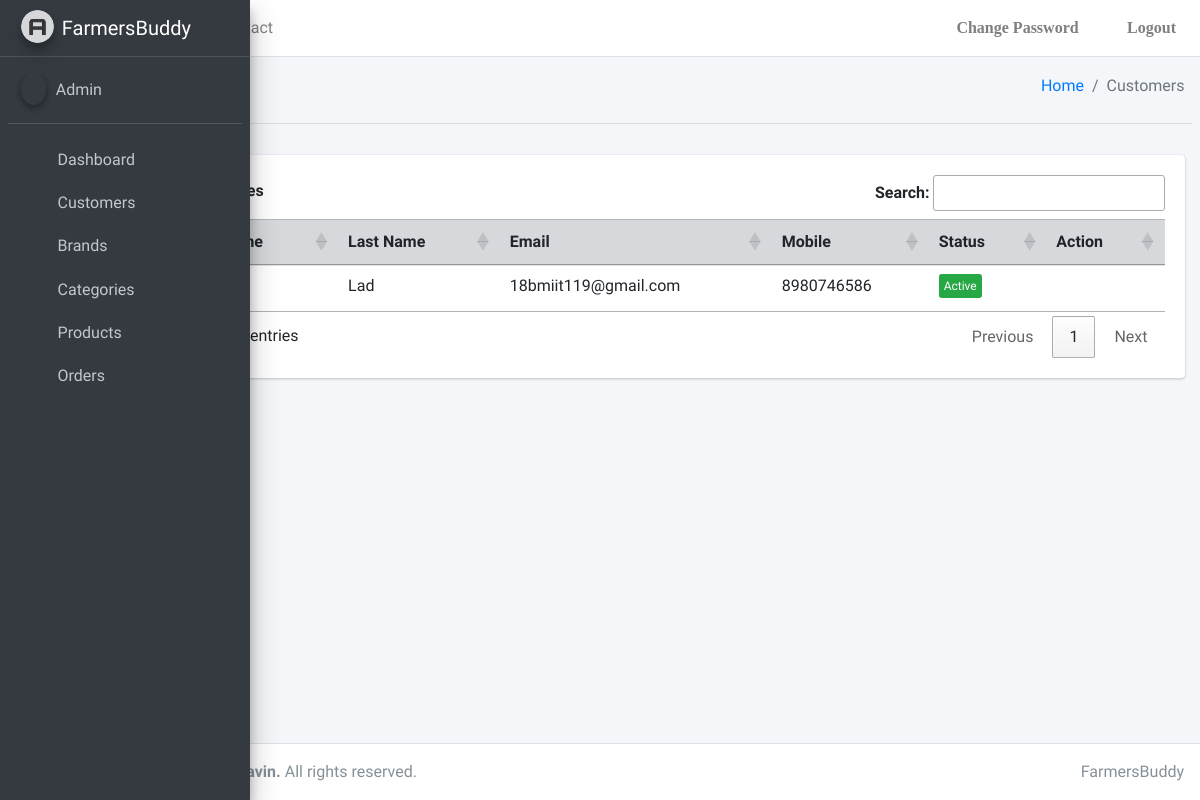
/FarmersBuddy/admin/customers, run on an earlier commit of the app's database.
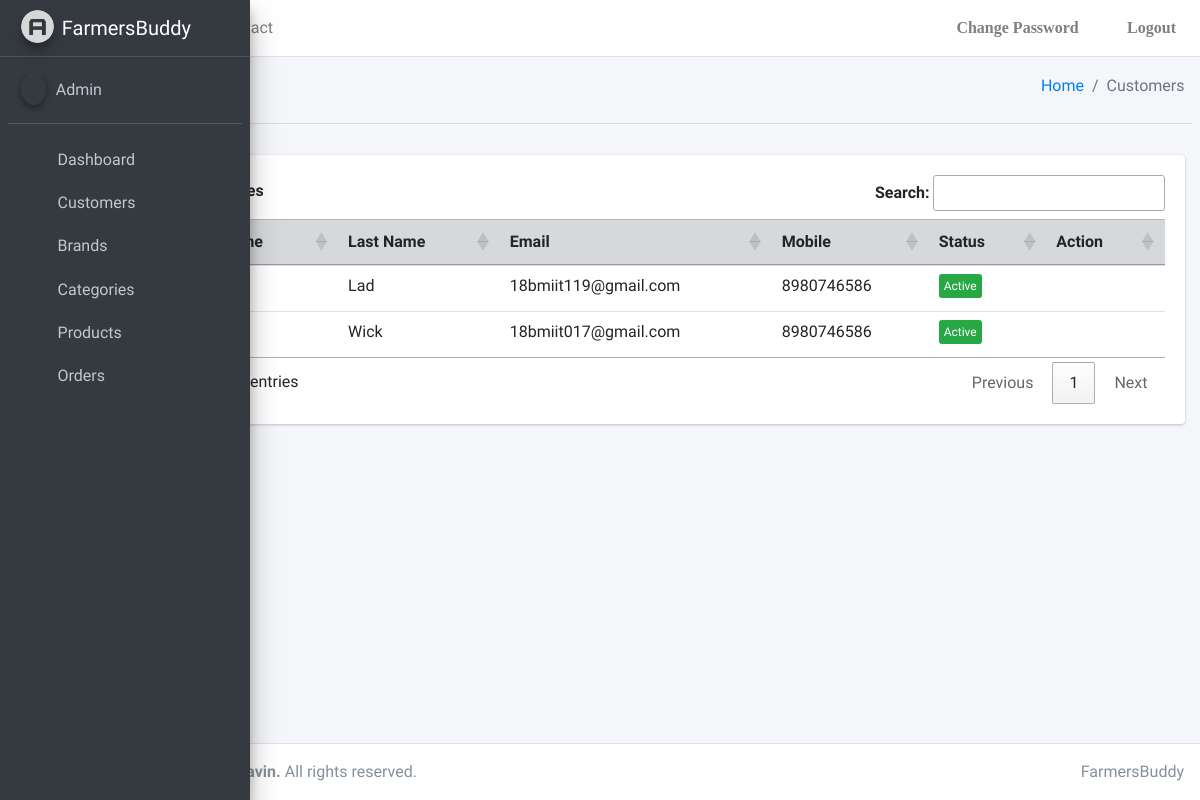
And on a later commit of the database.
### FarmersBuddy/models.py (models this page shows)
class Userx(models.Model):
    id = models.AutoField(primary_key=True)
    FirstName = models.CharField(max_length=20)
    LastName = models.CharField(max_length=20)
    Email = models.EmailField(max_length=50)
    Password = models.CharField(max_length=64)
    Mobile = models.CharField(max_length=10, validators=[RegexValidator(r'^\d{10}$')])
    Address1 = models.TextField(max_length=100, verbose_name="Address")
    Address2 = models.TextField(blank=True,max_length=100, verbose_name="Alternative Address")
    Type = models.CharField(max_length=1, default="c")
    Status = models.CharField(
        max_length = 1,
        choices = Status_Choice,
        default = '2'
        )
    def __str__(self):
        return (self.FirstName + self.LastName)

### FarmersBuddy/views.py (the view)
# urls.py: path('admin/customers', views.customers, name='customers'),
@never_cache
def customers(request):
    users = Userx.objects.filter(Type="c")
    print(users)
    dictusers = {
        "user": users
    }
    return render(request,"FarmersBuddy/Admin/customers.html", dictusers)

### templates/FarmersBuddy/Admin/customers.html (shortened to what this page needs)
{% extends './base.html' %} {% block title %}Customers{% endblock %}
{% block body %}
<div class="content-wrapper">
  <div class="content-header">
    <div class="container-fluid">
      <div class="row mb-2">
        <div class="col-sm-6">
          <h1 class="m-0">Customers</h1>
        </div>
        <div class="col-sm-6">
          <ol class="breadcrumb float-sm-right">
            <li class="breadcrumb-item"><a href="#">Home</a></li>
            <li class="breadcrumb-item active">Customers</li>
          </ol>
        </div>
      </div>
    </div>
    <hr />
  </div>
  <div class="content">
    <div class="container-fluid">
      <div class="card">
        <div class="card-body">
          <table id="myTable" class="table table-hover table-responsive-md">
            <thead class="table-secondary">
              <th scope="col">#</th>
              <th scope="col">First Name</th>
              <th scope="col">Last Name</th>
              <th scope="col">Email</th>
              <th scope="col">Mobile</th>
              <th scope="col">Status</th>
              <th scope="col">Action</th>
            </thead>
            <tbody>
            {% for item in user %}
            <tr>
            <th scope="row">{{ forloop.counter }}</th>
            <td>{{ item.FirstName }}</td>
            <td>{{ item.LastName }}</td>
            <td>{{ item.Email }}</td>
            <td>{{ item.Mobile }}</td>
            {% if item.Status == "1"  %}
            <td><button id="{{ item.id }}" class='btn btn-xs btn-success btn-status'>Active</button></td>
            {% elif item.Status == "2" %}
            <td><button id="{{ item.id }}" class='btn btn-xs btn-warning btn-status'>Unverified</button></td>
            {% else %}
            <td><button id="{{ item.id }}" class='btn btn-xs btn-danger btn-status'>Inactive</button></td>
            {% endif %}
            <td>
              <button id="{{ item.id }}" class="btn btn-outline-danger btn-sm fas fa-trash-alt border-0 btn-delete"></button>
            </td>
            </tr>
            {% endfor %}
            </tbody>
          </table>
        </div>
      </div>
    </div>
  </div>
</div>
{% endblock %}

What changed in the data, as far as the page shows it:
added Userx: LastName "Wick", Email "18bmiit017@gmail.com", Mobile "8980746586"
Also different on the page:
text written by a page script: "Search: Showing 1 to 1 of 1 entries Previous 1 Next" → "Search: Showing 1 to 2 of 2 entries Previous 1 Next"
